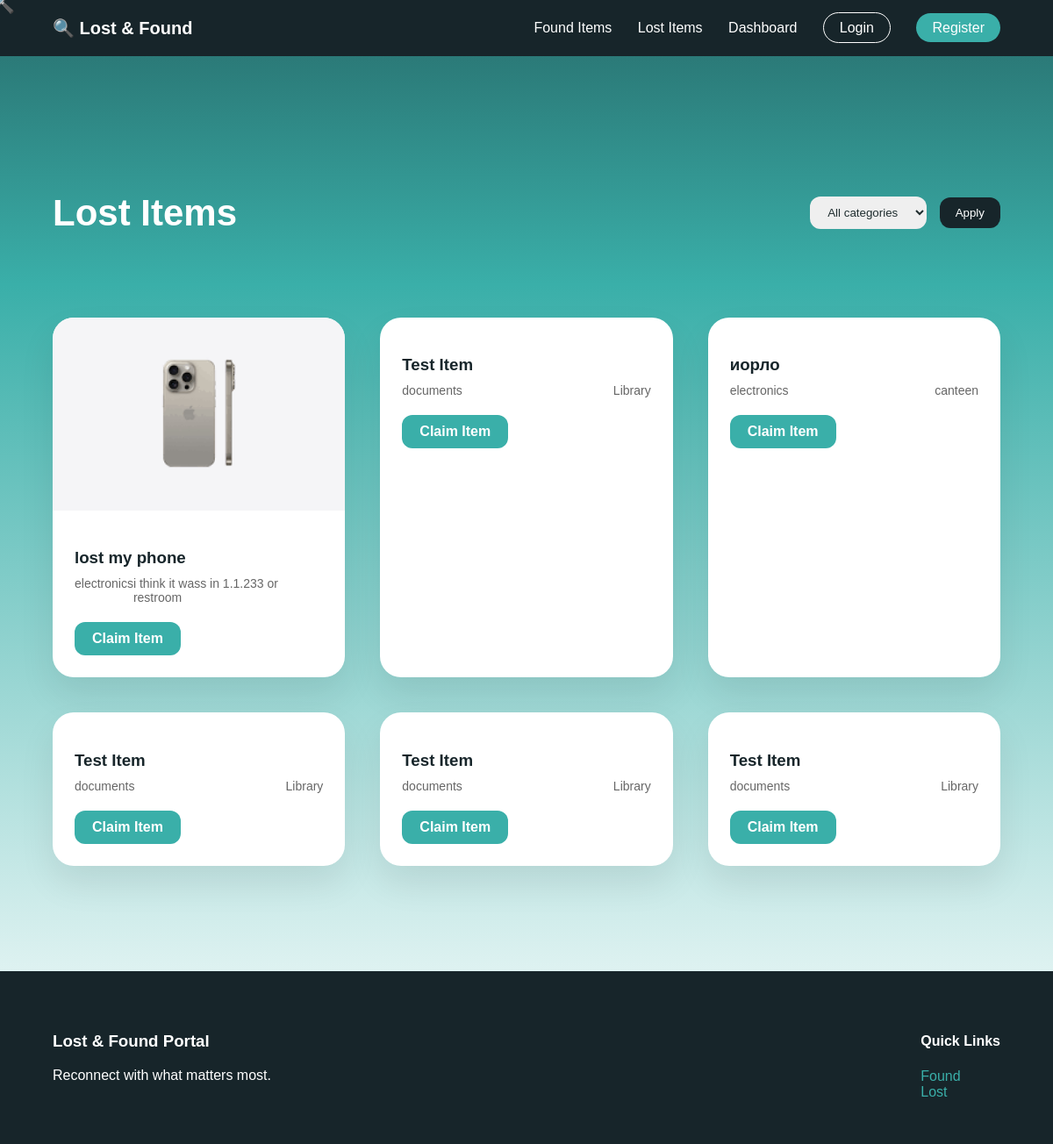
Screenshot of /lost/ with the database file from the repository.
### portal/models.py (models this page shows, shortened)
class Item(models.Model):
    ITEM_TYPE_CHOICES = [
        ('lost', 'Lost'),
        ('found', 'Found'),
    ]
    CATEGORY_CHOICES = [
        ('electronics', 'Electronics'),
        ('clothes', 'Clothes'),
        ('documents', 'Documents'),
        ('other', 'Other'),
    ]
    title = models.CharField(max_length=100)
    description = models.TextField()
    location = models.CharField(max_length=100)
    item_type = models.CharField(
        max_length=10,
        choices=ITEM_TYPE_CHOICES
    )
    category = models.CharField(
        max_length=20,
        choices=CATEGORY_CHOICES
    )
    created_by = models.ForeignKey(
    User,
    on_delete=models.SET_NULL,
    null=True,
    blank=True
)
    date_created = models.DateTimeField(auto_now_add=True)

class ItemImage(models.Model):
    item = models.ForeignKey(
        Item,
        on_delete=models.CASCADE,
        related_name='images'
    )
    image = models.ImageField(upload_to='items/')

### portal/views.py (the view)
# urls.py: path('lost/', lost_items),
def lost_items(request):
    category = request.GET.get('category')
    items = Item.objects.filter(item_type='lost')
    if category:
        items = items.filter(category=category)
    return render(request, 'items_list.html', {
        'items': items,
        'page_title': 'Lost Items'
    })

### portal/templates/items_list.html (shortened to what this page needs)
{% extends "base.html" %}
{% block content %}
<section class="items-section">
    <div class="items-header">
        <h1 class="items-title">{{ page_title }}</h1>
        <form method="GET" class="modern-filter">
            <select name="category">
                <option value="">All categories</option>
            </select>
            <button type="submit">Apply</button>
        </form>
    </div>
    <div class="modern-items-grid">
        {% for item in items %}
        <div class="modern-item-card">
            {% if item.images.all %}
            <div class="modern-card-image">
                <img src="{{ item.images.first.image.url }}" alt="{{ item.title }}">
            </div>
            {% endif %}
            <div class="modern-card-content">
                <h3>{{ item.title }}</h3>
                <div class="modern-meta">
                    <span>{{ item.category }}</span>
                    <span>{{ item.location }}</span>
                </div>
                <a href="/claim/{{ item.id }}/" class="modern-claim-btn">
                    Claim Item
                </a>
            </div>
        </div>
        {% endfor %}
    </div>
</section>
{% endblock %}

### portal/static/css/style.css (style rules this page uses)
:root { --dark: #17252A; --teal-dark: #2B7A78; --teal: #3AAFA9; --light: #DEF2F1; --white: #FFFFFF; }
body { margin: 0; font-family: Arial, sans-serif; background: var(--light); color: var(--dark); }
body { cursor: none; }
.items-header { display: flex; justify-content: space-between; align-items: center; margin-bottom: 60px; color: white; }
.items-header h1 { font-size: 42px; }
.modern-item-card { background: rgba(255,255,255,0.1); backdrop-filter: blur(15px); border-radius: 24px; overflow: hidden; transition: 0.3s ease; box-shadow: 0 20px 40px rgba(0,0,0,0.15); }
.modern-item-card img { width: 100%; height: 240px; object-fit: cover; }
.items-section { padding: 120px 60px; background: linear-gradient( to bottom, #2B7A78 0%, #3AAFA9 25%, #DEF2F1 100% ); }
.items-header { display: flex; justify-content: space-between; align-items: center; margin-bottom: 60px; }
.items-title { font-size: 42px; font-weight: 700; color: white; }
.modern-filter select { padding: 10px 16px; border-radius: 12px; border: none; }
.modern-filter button { padding: 10px 18px; border-radius: 12px; border: none; background: #17252A; color: white; margin-left: 10px; cursor: pointer; }
.modern-items-grid { display: grid; grid-template-columns: repeat(auto-fill, minmax(280px, 1fr)); gap: 40px; }
.modern-item-card { background: white; border-radius: 24px; overflow: hidden; box-shadow: 0 20px 40px rgba(0,0,0,0.08); transition: 0.3s; }
.modern-card-image { height: 220px; overflow: hidden; }
.modern-card-image img { width: 100%; height: 100%; object-fit: cover; }
.modern-card-content { padding: 25px; }
.modern-card-content h3 { margin-bottom: 10px; }
.modern-meta { display: flex; justify-content: space-between; font-size: 14px; color: #666; margin-bottom: 20px; }
.modern-claim-btn { display: inline-block; padding: 10px 20px; background: #3AAFA9; color: white; border-radius: 12px; text-decoration: none; font-weight: 600; }
.modern-item-card { animation: fadeUp 0.6s ease forwards; }
select { color: #1f2d2f; }
select option[value=""] { color: #9aa5a8; }

### rows the page displays
Item: images.first.image (picture), title "lost my phone", category "electronics", location "i think it wass in 1.1.233 or restroom"
Item: title "Test Item", category "documents", location "Library"
Item: title "иорло", category "electronics", location "canteen"
Item: title "Test Item", category "documents", location "Library"
Item: title "Test Item", category "documents", location "Library"
Item: title "Test Item", category "documents", location "Library"

### other values shown
{{ page_title }} "Lost Items"
